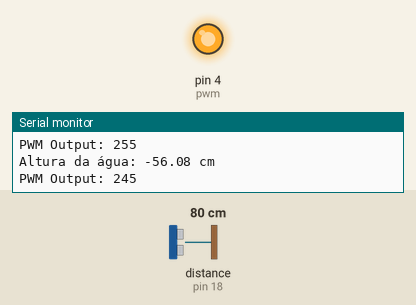
A sketch run on a simulated Arduino Uno, built with avr-gcc and run on an emulated ATmega328P. On the bench: output pins drawn as LEDs (lit = HIGH), the last lines printed to the serial monitor. Wiring (inferred from the names in the program): ultrasonic range finder: trigger pin 5; echo pin 18. Inputs (shaded band) come from the test bench; at power-on: distance to the obstacle (sensor on pin 18) 80 cm. The echo pulse lasts 58.3 µs per cm; pins used as bus, display or sensor lines are not drawn.

Above: at 1.2 s.
1.3 s: distance to the obstacle (sensor on pin 18) set to 2 cm
At 3.3 s:
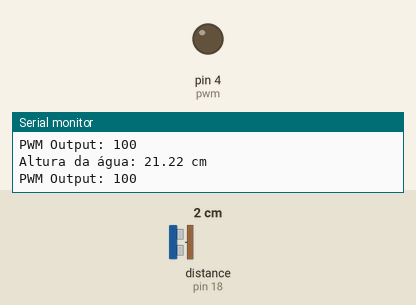
5.5 s: distance to the obstacle (sensor on pin 18) set to 35 cm
At 6.7 s:
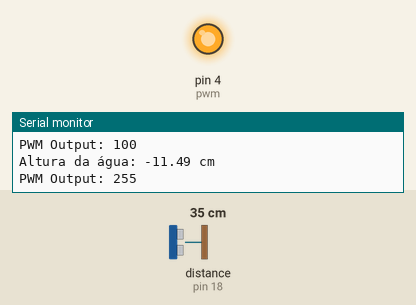
9.6 s: distance to the obstacle (sensor on pin 18) set to 4 cm
At 11.2 s:
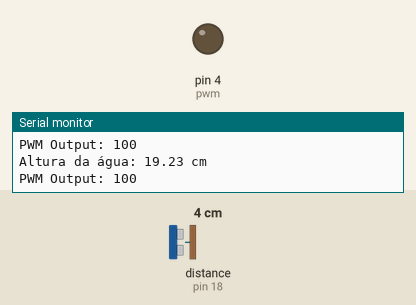
11.5 s: distance to the obstacle (sensor on pin 18) set to 60 cm
At 13.2 s:
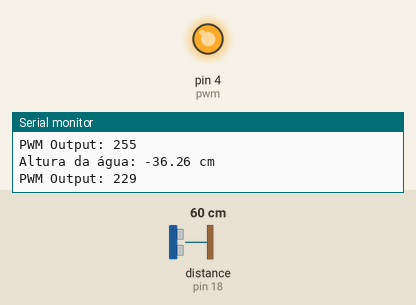
Timing chart, 0 to 14.7 s (numbered marks = the images above; inputs shaded):
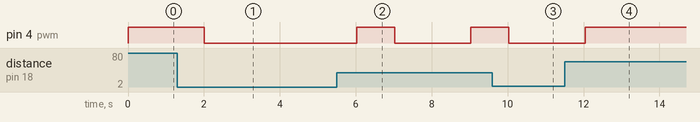

The sketch:

nivelamento_agua.ino
```cpp
#include <Arduino.h>
#include <PID_v1.h>

#define SOUND_SPEED 0.034
const int trigger = 5;
const int echo = 18;
const int pwm = 4;

// Variáveis do sensor ultrassônico
long distance;
float altura_agua;

// Configuração do PID
double setpoint = 5.0;
double input, output;
double Kp = 2.5, Ki = 6.0, Kd = 1.2;

const double altura_recipiente = 22.90;
const double base_recipiente = 0;

// Instancia o objeto PID com as variáveis e parâmetros definidos
PID myPID(&input, &output, &setpoint, Kp, Ki, Kd, DIRECT);

void setup() {

  Serial.begin(115200);


  pinMode(trigger, OUTPUT);
  pinMode(echo, INPUT);
  pinMode(pwm, OUTPUT);


  myPID.SetMode(AUTOMATIC);
  myPID.SetOutputLimits(20, 255);


  analogWrite(pwm, 0);

  // Mensagem inicial para o usuário
  Serial.println("Digite valores entre 0 e 20 cm:");
}

void loop() {
  // Verifica se há algum dado disponível na comunicação serial
  if (Serial.available() > 0) {
    // Lê o valor desejado de nível via serial
    double userInput = Serial.parseFloat();

    // Verifica se o valor está dentro dos limites permitidos
    if (userInput >= base_recipiente && userInput <= altura_recipiente) {
      setpoint = userInput + 1;
      Serial.print("Altura desejada: ");
      Serial.print(setpoint);
      Serial.println(" cm");
    } else {
      // Mensagem de erro se o valor estiver fora dos limites.
      Serial.println("Nível fora dos limites entre 0 e 20 cm.");
    }
  }

  // Limpa o buffer serial para evitar leituras incorretas.
  while (Serial.available() > 0) {
    Serial.read();
  }

  // Medir o nível de água com o sensor ultrassônico
  digitalWrite(trigger, LOW);
  delayMicroseconds(2);
  digitalWrite(trigger, HIGH);
  delayMicroseconds(10);
  digitalWrite(trigger, LOW);

  distance = pulseIn(echo, HIGH);  // Mede o tempo do pulso de retorno.

  // Cálculo da altura da água com base no tempo do pulso
  altura_agua = altura_recipiente - (distance * SOUND_SPEED / 2);

  // Exibe o nível de água atual no monitor serial
  Serial.print("Altura da água: ");
  Serial.print(altura_agua);
  Serial.println(" cm");


  input = altura_agua;
  myPID.Compute();


  if (abs(setpoint - altura_agua) <= 0.1 || setpoint < altura_agua) {
    output = 100;
  }

  int pwmOutput = max(20.0, output);
  analogWrite(pwm, pwmOutput);

  Serial.print("PWM Output: ");
  Serial.println(pwmOutput);

  delay(1000);
}
```

Measured:
- after the input at 1.3 s, pin 4 (pwm): HIGH → LOW after 0.71 s
- after the input at 5.5 s, pin 4 (pwm): LOW → HIGH after 0.52 s, → LOW 1.0 s later, → HIGH 2.0 s later
- after the input at 9.6 s, pin 4 (pwm): HIGH → LOW after 0.44 s
- after the input at 11.5 s, pin 4 (pwm): LOW → HIGH after 0.54 s
